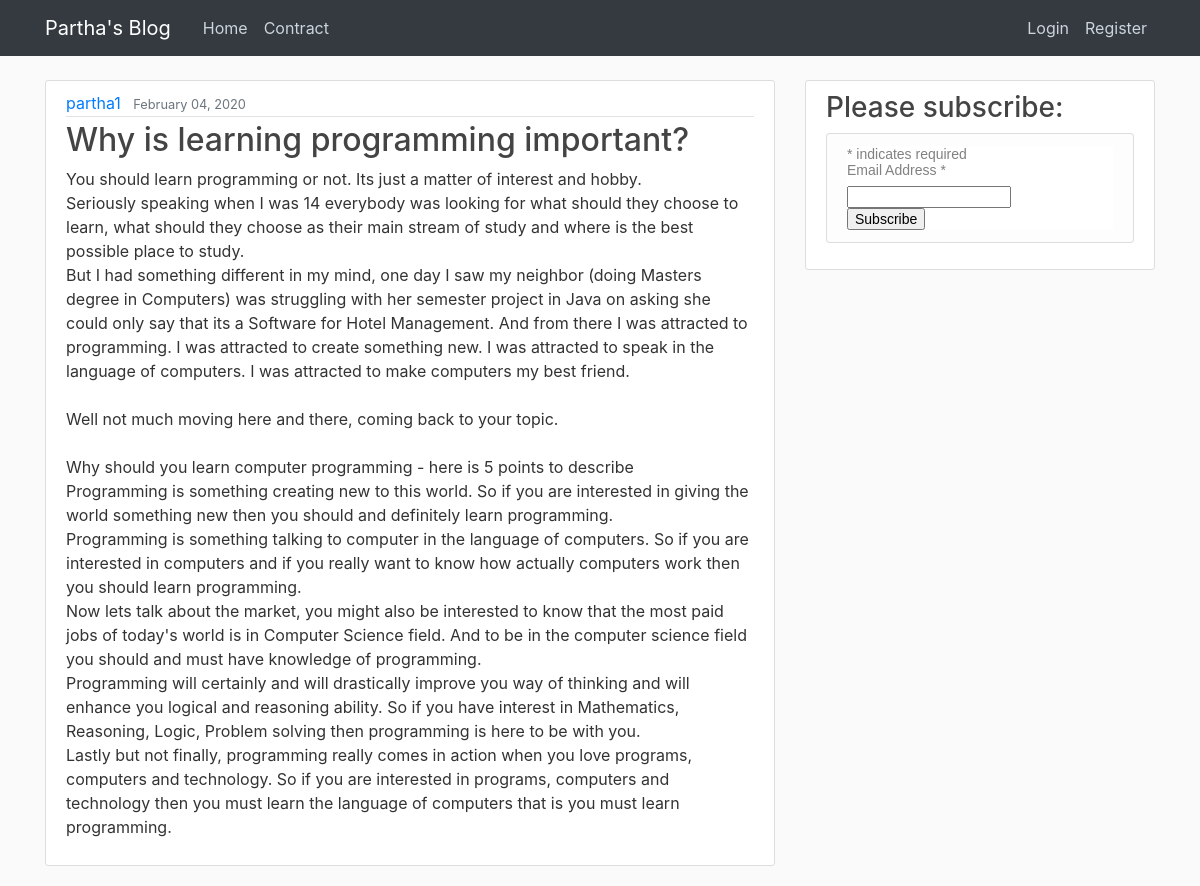
The app's page /post/18/ with its own data.
### myapp/models.py (models this page shows, shortened)
class Post(models.Model):
    title = models.CharField(max_length=100)
    content = models.TextField()
    date_posted = models.DateTimeField(default=timezone.now)
    author = models.ForeignKey(User, on_delete=models.CASCADE)

### myapp/views.py (the view)
# urls.py: path('post/<int:pk>/', PostDetailView.as_view(template_name = 'post_details.html'), name='post-detail'),
class PostDetailView(DetailView):
    model = Post

### template/post_details.html (shortened to what this page needs)
{% extends "base.html" %}
{% block content %}
  <article class="media content-section">
    <div class="media-body">
      <div class="article-metadata">
        <a class="mr-2" href="{% url 'user-posts' post.author.username %}">{{ object.author }}</a>
        <small class="text-muted">{{ object.date_posted|date:"F d, Y" }}</small>
      </div>
      <h2 class="article-title">{{ object.title }}</h2>
      <p class="article-content">{{ object.content }}</p>
    </div>
  </article>
{% endblock content %}

### static/main.css (style rules this page uses)
body { background: #fafafa; color: #333333; margin-top: 5rem; }
h1, h2, h3, h4, h5, h6 { color: #444444; }
.content-section { background: #ffffff; padding: 10px 20px; border: 1px solid #dddddd; border-radius: 3px; margin-bottom: 20px; }
.article-title { color: #444444; }
.article-content { white-space: pre-line; }
.article-metadata { padding-bottom: 1px; margin-bottom: 4px; border-bottom: 1px solid #e3e3e3 }

### records on screen
Post: author "partha1", date_posted "February 04, 2020", title "Why is learning programming important?", content "You should learn programming or not. Its just a matter of interest and hobby. Seriously speaking when I was 14 everybody was looking for what should they choose to learn, what should they choose as their main stream of study and where is the best possible place to study. But I had something different in my mind, one day I saw my neighbor (doing Masters degree in Computers) was struggling with her semester project in Java on asking she could only say that its a Software for Hotel Management. And from there I was attracted to programming. I was attracted to create something new. I was attracted to speak in the language of computers. I was attracted to make computers my best friend. Well not…"
